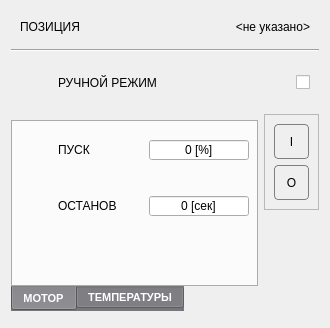
<?xml version="1.0" encoding="UTF-8"?>
<ui version="4.0">
 <class>DRUM</class>
 <widget class="QDialog" name="DRUM">
  <property name="geometry">
   <rect>
    <x>0</x>
    <y>0</y>
    <width>330</width>
    <height>322</height>
   </rect>
  </property>
  <property name="windowTitle">
   <string>СУШИЛЬНЫЙ БАРАБАН</string>
  </property>
  <property name="styleSheet">
   <string notr="true">#centralwidget,#DRUM,QWidget[style=&quot;content&quot;]
{
	background-color: rgb(94, 92, 100);
}
QTabBar
{
	background-color: rgb(119, 118, 123);
	color: white;
	font-size: 8pt;
	font-weight: bold;
}
QTabWidget
{
	border: none;
}
QAbstractButton:flat
{
	border: 1px solid gray;
	border-radius: 4px;
}
QAbstractButton:flat:pressed
{
	background-color: green;
}
QAbstractButton:flat[style=&quot;open&quot;]
{
	image: url(:/concrete/stop.png);
}
QAbstractButton:flat:pressed[style=&quot;open&quot;]
{
	image: url(:/concrete/down.png);
}
QAbstractButton:flat:checked[style=&quot;open&quot;]
{
	image: url(:/concrete/down.png);
}
QLabel[style=&quot;huge&quot;]
{
	font-size: 20pt;
	font-weight: bold;
	color: white;
}
QLabel[style=&quot;gigantic&quot;]
{
	font-size: 32pt;
	font-weight: bold;
	color: white;
}

QLabel[style=&quot;badge&quot;]
{
	border: 1px solid red;
	background-color: rgba(0,0,0,100);
	color: white;
	border-radius: 4px;
}
QLabel[style=&quot;vodoley-status&quot;]
{
	border: none;
	background-color: rgb(98, 160, 234);
	color: white;
	border-radius: 4px;
	font-weight: bold;
	font-size: 9pt;
	padding: 8px;
}
QLabel[style='hint']
{
	color: lightGray;
	font-weight: bold;
	font-size: 10pt;
}
QLabel[style='tips']
{
	color: lightGray;
	font-size: 7pt;
}
QLabel[style='sys']
{
	color: yellow;
	font-size: 7pt;
}
QGroupBox[style=&quot;vodoley&quot;]
{
	background-color: rgb(94, 92, 100);
	border: 1px solid gray;
}
QAbstractButton:flat[style=&quot;danger&quot;]
{
	background-color: rgba(224, 27, 36,80);
	color: lightGray;
}
QAbstractButton:flat::checked[style=&quot;danger&quot;]
{
	background-color: rgba(224, 27, 36,255);
	color: white;
}
QAbstractButton:flat[style=&quot;warning&quot;]
{
	background-color: rgba(46, 194, 126,80);
	color: lightGray;
}
QAbstractButton:flat::checked[style=&quot;warning&quot;]
{
	background-color: rgb(46, 194, 126);
	color: white;
}
</string>
  </property>
  <property name="prefix" stdset="0">
   <string>SIEVER</string>
  </property>
  <layout class="QGridLayout" name="gridLayout">
   <item row="2" column="0" colspan="2">
    <widget class="QWidget" name="row_4" native="true">
     <layout class="QHBoxLayout" name="horizontalLayout_4">
      <item>
       <widget class="QLabel" name="icon_sp_4">
        <property name="minimumSize">
         <size>
          <width>32</width>
          <height>32</height>
         </size>
        </property>
        <property name="maximumSize">
         <size>
          <width>32</width>
          <height>32</height>
         </size>
        </property>
        <property name="text">
         <string/>
        </property>
        <property name="pixmap">
         <pixmap resource="../resources.qrc">:/hand.png</pixmap>
        </property>
        <property name="scaledContents">
         <bool>true</bool>
        </property>
       </widget>
      </item>
      <item>
       <widget class="QLabel" name="hint_fq_3">
        <property name="text">
         <string>РУЧНОЙ РЕЖИМ</string>
        </property>
        <property name="style" stdset="0">
         <string>hint</string>
        </property>
       </widget>
      </item>
      <item>
       <widget class="QCheckBox" name="checkBox">
        <property name="layoutDirection">
         <enum>Qt::RightToLeft</enum>
        </property>
        <property name="text">
         <string/>
        </property>
       </widget>
      </item>
     </layout>
    </widget>
   </item>
   <item row="0" column="0" colspan="2">
    <widget class="QWidget" name="row_1" native="true">
     <layout class="QHBoxLayout" name="horizontalLayout">
      <item>
       <widget class="QLabel" name="hint_name">
        <property name="text">
         <string>ПОЗИЦИЯ</string>
        </property>
        <property name="style" stdset="0">
         <string>hint</string>
        </property>
       </widget>
      </item>
      <item>
       <widget class="QLabel" name="name">
        <property name="minimumSize">
         <size>
          <width>100</width>
          <height>0</height>
         </size>
        </property>
        <property name="text">
         <string>&lt;не указано&gt;</string>
        </property>
        <property name="alignment">
         <set>Qt::AlignRight|Qt::AlignTrailing|Qt::AlignVCenter</set>
        </property>
        <property name="style" stdset="0">
         <string>hint</string>
        </property>
       </widget>
      </item>
     </layout>
    </widget>
   </item>
   <item row="1" column="0" colspan="2">
    <widget class="Line" name="line">
     <property name="orientation">
      <enum>Qt::Horizontal</enum>
     </property>
    </widget>
   </item>
   <item row="3" column="1" rowspan="3" alignment="Qt::AlignTop">
    <widget class="QFrame" name="console">
     <property name="minimumSize">
      <size>
       <width>55</width>
       <height>96</height>
      </size>
     </property>
     <property name="maximumSize">
      <size>
       <width>55</width>
       <height>16777215</height>
      </size>
     </property>
     <property name="frameShape">
      <enum>QFrame::StyledPanel</enum>
     </property>
     <layout class="QVBoxLayout" name="verticalLayout_15">
      <item>
       <widget class="QPushButton" name="on">
        <property name="sizePolicy">
         <sizepolicy hsizetype="Minimum" vsizetype="Preferred">
          <horstretch>0</horstretch>
          <verstretch>0</verstretch>
         </sizepolicy>
        </property>
        <property name="cursor">
         <cursorShape>PointingHandCursor</cursorShape>
        </property>
        <property name="text">
         <string>I</string>
        </property>
        <property name="flat">
         <bool>true</bool>
        </property>
        <property name="style" stdset="0">
         <string>warning</string>
        </property>
       </widget>
      </item>
      <item>
       <widget class="QPushButton" name="off">
        <property name="sizePolicy">
         <sizepolicy hsizetype="Minimum" vsizetype="Preferred">
          <horstretch>0</horstretch>
          <verstretch>0</verstretch>
         </sizepolicy>
        </property>
        <property name="cursor">
         <cursorShape>PointingHandCursor</cursorShape>
        </property>
        <property name="text">
         <string>O</string>
        </property>
        <property name="flat">
         <bool>true</bool>
        </property>
        <property name="style" stdset="0">
         <string>danger</string>
        </property>
       </widget>
      </item>
     </layout>
    </widget>
   </item>
   <item row="4" column="0">
    <widget class="QTabWidget" name="tabGroups">
     <property name="tabPosition">
      <enum>QTabWidget::South</enum>
     </property>
     <property name="currentIndex">
      <number>0</number>
     </property>
     <widget class="QWidget" name="starting">
      <property name="style" stdset="0">
       <string>content</string>
      </property>
      <attribute name="title">
       <string>МОТОР</string>
      </attribute>
      <layout class="QVBoxLayout" name="verticalLayout">
       <property name="leftMargin">
        <number>0</number>
       </property>
       <property name="topMargin">
        <number>0</number>
       </property>
       <property name="rightMargin">
        <number>0</number>
       </property>
       <property name="bottomMargin">
        <number>0</number>
       </property>
       <item>
        <widget class="QStackedWidget" name="stackedWidget">
         <property name="styleSheet">
          <string notr="true">QStackedWidget
{
	padding-top: 5px;
}</string>
         </property>
         <property name="currentIndex">
          <number>0</number>
         </property>
         <widget class="QWidget" name="page_1">
          <property name="style" stdset="0">
           <string>content</string>
          </property>
          <layout class="QVBoxLayout" name="verticalLayout_4">
           <item>
            <widget class="QWidget" name="row_5" native="true">
             <layout class="QHBoxLayout" name="horizontalLayout_5">
              <property name="leftMargin">
               <number>0</number>
              </property>
              <property name="topMargin">
               <number>0</number>
              </property>
              <property name="rightMargin">
               <number>0</number>
              </property>
              <property name="bottomMargin">
               <number>0</number>
              </property>
              <item>
               <widget class="QLabel" name="icon_sp">
                <property name="minimumSize">
                 <size>
                  <width>32</width>
                  <height>32</height>
                 </size>
                </property>
                <property name="maximumSize">
                 <size>
                  <width>32</width>
                  <height>32</height>
                 </size>
                </property>
                <property name="text">
                 <string/>
                </property>
                <property name="pixmap">
                 <pixmap resource="../resources.qrc">:/speed.png</pixmap>
                </property>
                <property name="scaledContents">
                 <bool>true</bool>
                </property>
               </widget>
              </item>
              <item>
               <widget class="QLabel" name="hint_sp">
                <property name="text">
                 <string>ПУСК </string>
                </property>
                <property name="style" stdset="0">
                 <string>hint</string>
                </property>
               </widget>
              </item>
              <item alignment="Qt::AlignRight">
               <widget class="QSpinBox" name="sp">
                <property name="minimumSize">
                 <size>
                  <width>100</width>
                  <height>0</height>
                 </size>
                </property>
                <property name="maximumSize">
                 <size>
                  <width>100</width>
                  <height>16777215</height>
                 </size>
                </property>
                <property name="alignment">
                 <set>Qt::AlignCenter</set>
                </property>
                <property name="buttonSymbols">
                 <enum>QAbstractSpinBox::NoButtons</enum>
                </property>
                <property name="suffix">
                 <string> [%]</string>
                </property>
                <property name="maximum">
                 <number>100</number>
                </property>
               </widget>
              </item>
             </layout>
            </widget>
           </item>
          </layout>
         </widget>
         <widget class="QWidget" name="page_2">
          <property name="style" stdset="0">
           <string>content</string>
          </property>
          <layout class="QVBoxLayout" name="verticalLayout_3">
           <item>
            <widget class="QWidget" name="row_2" native="true">
             <layout class="QHBoxLayout" name="horizontalLayout_2">
              <property name="leftMargin">
               <number>0</number>
              </property>
              <property name="topMargin">
               <number>0</number>
              </property>
              <property name="rightMargin">
               <number>0</number>
              </property>
              <property name="bottomMargin">
               <number>0</number>
              </property>
              <item>
               <widget class="QLabel" name="icon_sp_2">
                <property name="minimumSize">
                 <size>
                  <width>32</width>
                  <height>32</height>
                 </size>
                </property>
                <property name="maximumSize">
                 <size>
                  <width>32</width>
                  <height>32</height>
                 </size>
                </property>
                <property name="text">
                 <string/>
                </property>
                <property name="pixmap">
                 <pixmap resource="../resources.qrc">:/speed.png</pixmap>
                </property>
                <property name="scaledContents">
                 <bool>true</bool>
                </property>
               </widget>
              </item>
              <item>
               <widget class="QLabel" name="hint_fq">
                <property name="text">
                 <string>СКОРОСТЬ</string>
                </property>
                <property name="style" stdset="0">
                 <string>hint</string>
                </property>
               </widget>
              </item>
              <item alignment="Qt::AlignRight">
               <widget class="QSpinBox" name="fq">
                <property name="minimumSize">
                 <size>
                  <width>100</width>
                  <height>0</height>
                 </size>
                </property>
                <property name="maximumSize">
                 <size>
                  <width>100</width>
                  <height>16777215</height>
                 </size>
                </property>
                <property name="alignment">
                 <set>Qt::AlignCenter</set>
                </property>
                <property name="buttonSymbols">
                 <enum>QAbstractSpinBox::NoButtons</enum>
                </property>
                <property name="suffix">
                 <string> [%]</string>
                </property>
                <property name="maximum">
                 <number>100</number>
                </property>
               </widget>
              </item>
             </layout>
            </widget>
           </item>
          </layout>
         </widget>
        </widget>
       </item>
       <item>
        <widget class="QWidget" name="row_3" native="true">
         <layout class="QHBoxLayout" name="horizontalLayout_3">
          <item>
           <widget class="QLabel" name="icon_sp_3">
            <property name="minimumSize">
             <size>
              <width>32</width>
              <height>32</height>
             </size>
            </property>
            <property name="maximumSize">
             <size>
              <width>32</width>
              <height>32</height>
             </size>
            </property>
            <property name="text">
             <string/>
            </property>
            <property name="pixmap">
             <pixmap resource="../resources.qrc">:/timer.png</pixmap>
            </property>
            <property name="scaledContents">
             <bool>true</bool>
            </property>
           </widget>
          </item>
          <item>
           <widget class="QLabel" name="hint_fq_2">
            <property name="text">
             <string>ОСТАНОВ</string>
            </property>
            <property name="style" stdset="0">
             <string>hint</string>
            </property>
           </widget>
          </item>
          <item alignment="Qt::AlignRight">
           <widget class="QSpinBox" name="fq_2">
            <property name="minimumSize">
             <size>
              <width>100</width>
              <height>0</height>
             </size>
            </property>
            <property name="maximumSize">
             <size>
              <width>100</width>
              <height>16777215</height>
             </size>
            </property>
            <property name="alignment">
             <set>Qt::AlignCenter</set>
            </property>
            <property name="buttonSymbols">
             <enum>QAbstractSpinBox::NoButtons</enum>
            </property>
            <property name="suffix">
             <string> [сек]</string>
            </property>
            <property name="maximum">
             <number>100</number>
            </property>
           </widget>
          </item>
         </layout>
        </widget>
       </item>
       <item>
        <spacer name="verticalSpacer">
         <property name="orientation">
          <enum>Qt::Vertical</enum>
         </property>
         <property name="sizeHint" stdset="0">
          <size>
           <width>20</width>
           <height>40</height>
          </size>
         </property>
        </spacer>
       </item>
      </layout>
     </widget>
     <widget class="QWidget" name="working">
      <property name="style" stdset="0">
       <string>content</string>
      </property>
      <attribute name="title">
       <string>ТЕМПЕРАТУРЫ</string>
      </attribute>
      <layout class="QVBoxLayout" name="verticalLayout_2">
       <property name="leftMargin">
        <number>0</number>
       </property>
       <property name="topMargin">
        <number>0</number>
       </property>
       <property name="rightMargin">
        <number>0</number>
       </property>
       <property name="bottomMargin">
        <number>0</number>
       </property>
       <item>
        <widget class="QWidget" name="row_7" native="true">
         <layout class="QHBoxLayout" name="horizontalLayout_7">
          <item>
           <widget class="QLabel" name="icon_sp_5">
            <property name="minimumSize">
             <size>
              <width>32</width>
              <height>32</height>
             </size>
            </property>
            <property name="maximumSize">
             <size>
              <width>32</width>
              <height>32</height>
             </size>
            </property>
            <property name="text">
             <string/>
            </property>
            <property name="pixmap">
             <pixmap resource="../resources.qrc">:/temperature.png</pixmap>
            </property>
            <property name="scaledContents">
             <bool>true</bool>
            </property>
           </widget>
          </item>
          <item>
           <widget class="QLabel" name="hint_fq_4">
            <property name="text">
             <string>НА ВХОДЕ&lt;sub&gt;Т&lt;/sub&gt;</string>
            </property>
            <property name="style" stdset="0">
             <string>hint</string>
            </property>
           </widget>
          </item>
          <item alignment="Qt::AlignRight">
           <widget class="QSpinBox" name="t_entry">
            <property name="minimumSize">
             <size>
              <width>100</width>
              <height>0</height>
             </size>
            </property>
            <property name="alignment">
             <set>Qt::AlignCenter</set>
            </property>
            <property name="buttonSymbols">
             <enum>QAbstractSpinBox::NoButtons</enum>
            </property>
            <property name="suffix">
             <string> [C]</string>
            </property>
            <property name="minimum">
             <number>-200</number>
            </property>
            <property name="maximum">
             <number>800</number>
            </property>
           </widget>
          </item>
         </layout>
        </widget>
       </item>
       <item>
        <widget class="QWidget" name="row_8" native="true">
         <layout class="QHBoxLayout" name="horizontalLayout_8">
          <item>
           <widget class="QLabel" name="icon_sp_6">
            <property name="minimumSize">
             <size>
              <width>32</width>
              <height>32</height>
             </size>
            </property>
            <property name="maximumSize">
             <size>
              <width>32</width>
              <height>32</height>
             </size>
            </property>
            <property name="text">
             <string/>
            </property>
            <property name="pixmap">
             <pixmap resource="../resources.qrc">:/temperature.png</pixmap>
            </property>
            <property name="scaledContents">
             <bool>true</bool>
            </property>
           </widget>
          </item>
          <item>
           <widget class="QLabel" name="hint_fq_5">
            <property name="text">
             <string>ГАЗЫ&lt;sub&gt;Т&lt;/sub&gt;</string>
            </property>
            <property name="style" stdset="0">
             <string>hint</string>
            </property>
           </widget>
          </item>
          <item alignment="Qt::AlignRight">
           <widget class="QSpinBox" name="t_air">
            <property name="minimumSize">
             <size>
              <width>100</width>
              <height>0</height>
             </size>
            </property>
            <property name="alignment">
             <set>Qt::AlignCenter</set>
            </property>
            <property name="buttonSymbols">
             <enum>QAbstractSpinBox::NoButtons</enum>
            </property>
            <property name="suffix">
             <string> [C]</string>
            </property>
            <property name="minimum">
             <number>-200</number>
            </property>
            <property name="maximum">
             <number>800</number>
            </property>
           </widget>
          </item>
         </layout>
        </widget>
       </item>
       <item>
        <widget class="QWidget" name="row_9" native="true">
         <layout class="QHBoxLayout" name="horizontalLayout_9">
          <item>
           <widget class="QLabel" name="icon_sp_7">
            <property name="minimumSize">
             <size>
              <width>32</width>
              <height>32</height>
             </size>
            </property>
            <property name="maximumSize">
             <size>
              <width>32</width>
              <height>32</height>
             </size>
            </property>
            <property name="text">
             <string/>
            </property>
            <property name="pixmap">
             <pixmap resource="../resources.qrc">:/temperature.png</pixmap>
            </property>
            <property name="scaledContents">
             <bool>true</bool>
            </property>
           </widget>
          </item>
          <item>
           <widget class="QLabel" name="hint_fq_6">
            <property name="text">
             <string>НА ВЫХОДЕ&lt;sub&gt;Т&lt;/sub&gt;</string>
            </property>
            <property name="style" stdset="0">
             <string>hint</string>
            </property>
           </widget>
          </item>
          <item alignment="Qt::AlignRight">
           <widget class="QSpinBox" name="t_exit">
            <property name="minimumSize">
             <size>
              <width>100</width>
              <height>0</height>
             </size>
            </property>
            <property name="alignment">
             <set>Qt::AlignCenter</set>
            </property>
            <property name="buttonSymbols">
             <enum>QAbstractSpinBox::NoButtons</enum>
            </property>
            <property name="suffix">
             <string> [C]</string>
            </property>
            <property name="minimum">
             <number>-200</number>
            </property>
            <property name="maximum">
             <number>800</number>
            </property>
           </widget>
          </item>
         </layout>
        </widget>
       </item>
      </layout>
     </widget>
    </widget>
   </item>
  </layout>
 </widget>
 <resources>
  <include location="../resources.qrc"/>
 </resources>
 <connections/>
</ui>
